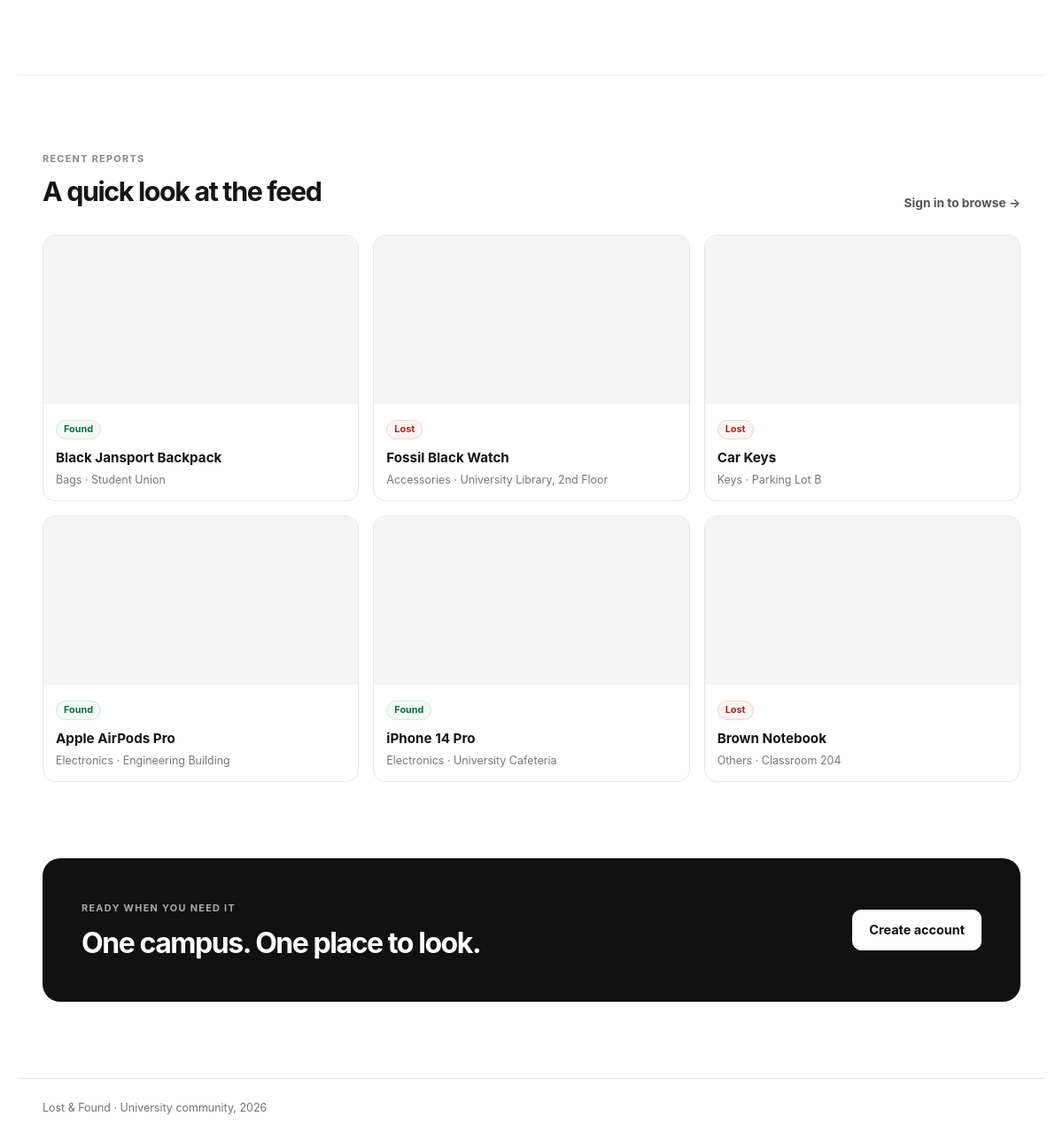
Before: / (lower part) with the older database file.
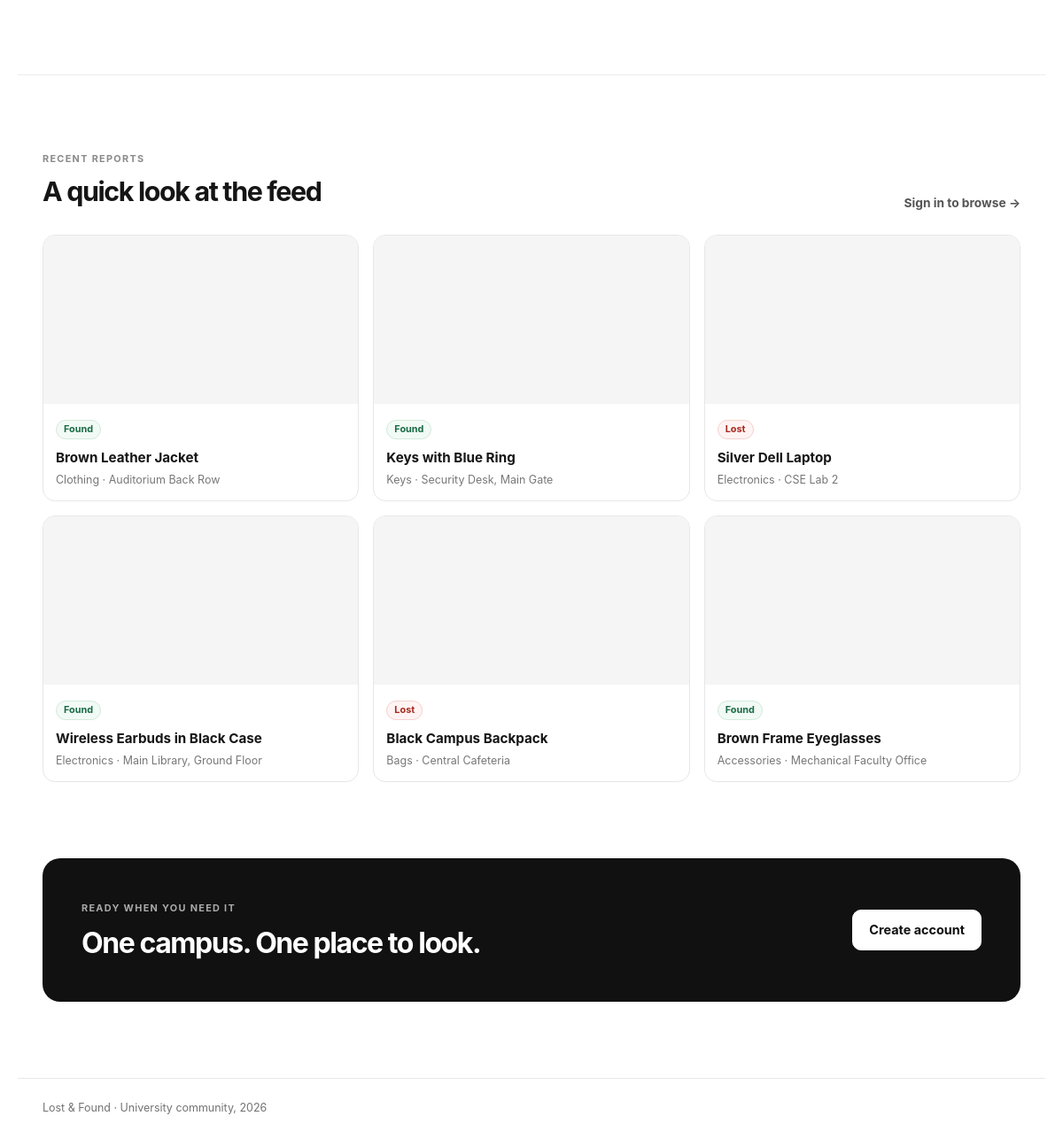
After: the same page with the newer database file.
### tables this page shows
CREATE TABLE posts (
    id INT AUTO_INCREMENT PRIMARY KEY,
    user_id INT NOT NULL,
    type ENUM('lost','found') NOT NULL,
    title VARCHAR(150) NOT NULL,
    description TEXT NOT NULL,
    category_id INT NOT NULL,
    location VARCHAR(150) NOT NULL,
    item_datetime DATETIME NOT NULL,
    photo_url VARCHAR(500) DEFAULT NULL,
    status ENUM('open','claimed','resolved') NOT NULL DEFAULT 'open',
    is_high_value TINYINT(1) NOT NULL DEFAULT 0,
    created_at TIMESTAMP NOT NULL DEFAULT CURRENT_TIMESTAMP,
    updated_at TIMESTAMP NOT NULL DEFAULT CURRENT_TIMESTAMP ON UPDATE CURRENT_TIMESTAMP,
    FOREIGN KEY (user_id) REFERENCES users(id) ON DELETE CASCADE,
    FOREIGN KEY (category_id) REFERENCES categories(id)
);

CREATE TABLE categories (
    id INT AUTO_INCREMENT PRIMARY KEY,
    name VARCHAR(50) NOT NULL UNIQUE,
    is_high_value_default TINYINT(1) NOT NULL DEFAULT 0
);

### includes/functions.php (called while the page is built, shortened)
<?php
function e($str) {
    return htmlspecialchars((string)$str, ENT_QUOTES, 'UTF-8');
}
function is_logged_in() {
    return isset($_SESSION['user_id']);
}
function post_photo_url($path) {
    $path = trim((string)$path);
    if (preg_match('#^https?://#i', $path)) return $path;
    $path = ltrim($path, '/');
    return UPLOAD_URL . $path;
}

### index.php (the view, shortened to what this page needs)
<?php
require_once __DIR__ . '/config/db.php';
require_once __DIR__ . '/includes/functions.php';
$recentPosts = [];
try {
    $stmt = $pdo->query(
        "SELECT p.id, p.type, p.title, p.location, p.photo_url, c.name AS category_name
         FROM posts p JOIN categories c ON c.id = p.category_id
         WHERE p.status <> 'resolved'
         ORDER BY p.created_at DESC LIMIT 6"
    );
    $recentPosts = $stmt->fetchAll();
} catch (Throwable $e) {
}
include __DIR__ . '/includes/header.php';
?>
<section class="landing-shell">
    <section class="landing-section" id="how-it-works">
    </section>
    <?php if ($recentPosts): ?>
    <section class="landing-section landing-recent">
        <div class="landing-section-head">
            <div><div class="section-kicker">Recent reports</div><h2>A quick look at the feed</h2></div>
            <a href="<?= BASE_URL ?>/auth/login.php" class="text-link">Sign in to browse →</a>
        </div>
        <div class="public-card-grid">
            <?php foreach ($recentPosts as $post): ?>
                <article class="public-card">
                    <div class="public-card-image" style="background-image:url('<?= e(post_photo_url($post['photo_url'])) ?>')"></div>
                    <div class="public-card-body">
                        <span class="type-tag type-<?= e($post['type']) ?>"><?= ucfirst(e($post['type'])) ?></span>
                        <h3><?= e($post['title']) ?></h3>
                        <p><?= e($post['category_name']) ?> · <?= e($post['location']) ?></p>
                    </div>
                </article>
            <?php endforeach; ?>
        </div>
    </section>
    <?php endif; ?>
    <section class="landing-cta">
        <div><span class="section-kicker">Ready when you need it</span><h2>One campus. One place to look.</h2></div>
        <a class="btn btn-primary btn-lg" href="<?= BASE_URL ?>/auth/register.php">Create account</a>
    </section>
</section>
<?php include __DIR__ . '/includes/footer.php'; ?>

### includes/header.php (shortened to what this page needs)
<!DOCTYPE html>
<html lang="en">
<head>
<link rel="stylesheet" href="<?= BASE_URL ?>/css/style.css?v=<?= @filemtime(__DIR__ . '/../css/style.css') ?: time() ?>">
</head>
<body>
<main class="page<?= !is_logged_in() ? ' page-public' : '' ?>">

### includes/footer.php (shortened to what this page needs)
</main>
<footer class="site-footer">
    <p>Lost &amp; Found &middot; University community, <?= date('Y') ?></p>
</footer>
</body>
</html>

Changed rows visible on the page:
no longer on this page (row edited): posts: type "Lost", title "Car Keys", category.name "Keys", location "Parking Lot B"
no longer on this page (row edited): posts: type "Found", title "Apple AirPods Pro", category.name "Electronics", location "Engineering Building"
no longer on this page (row edited): posts: type "Found", title "iPhone 14 Pro", category.name "Electronics", location "University Cafeteria"
no longer on this page (row edited): posts: type "Lost", title "Brown Notebook", category.name "Others", location "Classroom 204"
added posts: type "Found", title "Brown Leather Jacket", category.name "Clothing", location "Auditorium Back Row"
added posts: type "Found", title "Keys with Blue Ring", category.name "Keys", location "Security Desk, Main Gate"
changed posts: title "Fossil Black Watch" → "Silver Dell Laptop"; category.name "Accessories" → "Electronics"; location "University Library, 2nd Floor" → "CSE Lab 2"; moves up the list
changed posts: title "Black Jansport Backpack" → "Wireless Earbuds in Black Case"; category.name "Bags" → "Electronics"; location "Student Union" → "Main Library, Ground Floor"
now on this page (row edited): posts: type "Lost", title "Black Campus Backpack", category.name "Bags", location "Central Cafeteria"
added posts: type "Found", title "Brown Frame Eyeglasses", category.name "Accessories", location "Mechanical Faculty Office"
